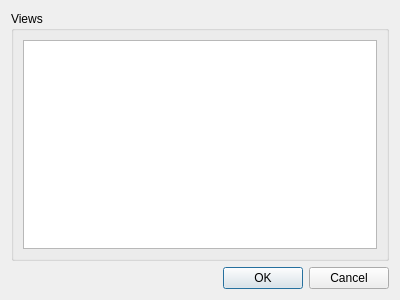
<?xml version="1.0" encoding="UTF-8"?>
<ui version="4.0">
 <class>GUIViewSelector</class>
 <widget class="QDialog" name="GUIViewSelector">
  <property name="geometry">
   <rect>
    <x>0</x>
    <y>0</y>
    <width>400</width>
    <height>300</height>
   </rect>
  </property>
  <property name="windowTitle">
   <string>Dialog</string>
  </property>
  <layout class="QVBoxLayout" name="verticalLayout">
   <item>
    <widget class="QGroupBox" name="groupBox_views">
     <property name="title">
      <string>Views</string>
     </property>
     <layout class="QVBoxLayout" name="verticalLayout_2">
      <item>
       <widget class="QListWidget" name="listWidget"/>
      </item>
     </layout>
    </widget>
   </item>
   <item>
    <widget class="QDialogButtonBox" name="buttonBox">
     <property name="orientation">
      <enum>Qt::Horizontal</enum>
     </property>
     <property name="standardButtons">
      <set>QDialogButtonBox::Cancel|QDialogButtonBox::Ok</set>
     </property>
    </widget>
   </item>
  </layout>
 </widget>
 <resources/>
 <connections>
  <connection>
   <sender>buttonBox</sender>
   <signal>accepted()</signal>
   <receiver>GUIViewSelector</receiver>
   <slot>accept()</slot>
   <hints>
    <hint type="sourcelabel">
     <x>248</x>
     <y>254</y>
    </hint>
    <hint type="destinationlabel">
     <x>157</x>
     <y>274</y>
    </hint>
   </hints>
  </connection>
  <connection>
   <sender>buttonBox</sender>
   <signal>rejected()</signal>
   <receiver>GUIViewSelector</receiver>
   <slot>reject()</slot>
   <hints>
    <hint type="sourcelabel">
     <x>316</x>
     <y>260</y>
    </hint>
    <hint type="destinationlabel">
     <x>286</x>
     <y>274</y>
    </hint>
   </hints>
  </connection>
 </connections>
</ui>
